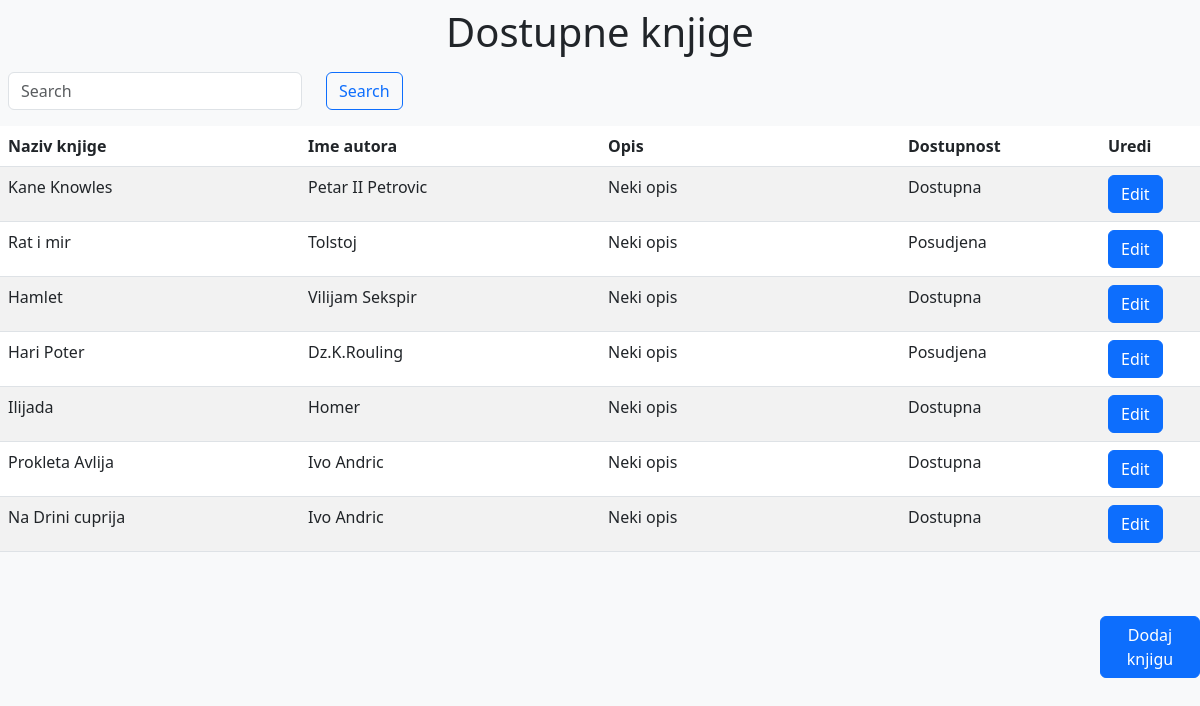
The page / on the database its author committed.
### tables this page shows
CREATE TABLE `books` (
  `id` bigint(20) NOT NULL,
  `name` varchar(50) NOT NULL,
  `author` varchar(50) NOT NULL,
  `description` text NOT NULL,
  `available` varchar(20) NOT NULL
);

### getFromDatabase.php (called while the page is built, shortened)
<?php
function getFromDatabase($con){
    $query= "SELECT * FROM `books`";
    $result= mysqli_query($con,$query);
    if($result){
        $assoc=mysqli_fetch_all($result, MYSQLI_ASSOC);
        return $assoc;
    }
}
?>

### index.php (the view, shortened to what this page needs)
<?php
include('./connection.php');
include('./getFromDatabase.php');
?>
<!DOCTYPE html>
<html lang="en">
<head>
    <link href="https://cdn.jsdelivr.net/npm/bootstrap@5.3.0-alpha1/dist/css/bootstrap.min.css" rel="stylesheet">
</head>
<body class="bg-light">
    <h1 class="text-center m-2">Dostupne knjige</h1>
    <nav class="navbar navbar-light m-2">
            <form action="index.php" method="GET" class="form-inline">
            <div class="row">
                <div class="col-10">
                    <input name="term" class="form-control mr-sm-2" type="search" placeholder="Search" aria-label="Search">
                </div>
                <div class="col-2">
                    <button class="btn btn-outline-primary my-2 my-sm-0" type="submit">Search</button>
                </div>
            </div>
            </form>
        </nav>
   <table class="table table-striped">
<thead>
    <th>Naziv knjige</th>
    <th>Ime autora</th>
    <th>Opis</th>
    <th>Dostupnost</th>
    <th>Uredi</th>
</thead>
<tbody>
<?php
                    $data = getFromDatabase($con);
                    if ($data === null)
                        echo "Nema podataka";
                    else {
                        foreach ($data as $currentElement) {
                            $id = $currentElement["id"];
                            $name = $currentElement["name"];
                            $author = $currentElement["author"];
                            $available = $currentElement["available"];
                            $description = $currentElement["description"];
                            echo "<tr>
                                    <td class=\"col-3\" id=\"name-$id\" value=\"$id\">$name</td>
                                    <td class=\"col-3\" id=\"author-$id\">$author</td>
                                    <td class=\"col-3\"id=\"description-$id\">$description</td>
                                    <td class=\"col-2\"id=\"available-$id\">$available</td>
                                    <td>
                                    <button type=\"button\" class=\"btn btn-primary\" data-toggle=\"modal\" onclick=\"window.location.href= 'editBook.php?id=$id'\" data-target=\"#exampleModal\">
                                        Edit
                                    </button>
                                    </td>
                                  </tr>";
                        }
                    }
                ?>
</tbody>
   </table>
   <button class="offset-11 btn btn-primary mt-5" onclick="window.location.href= 'addBook.php'">Dodaj knjigu</button>
</body>
</html>
</body>
</html>

### rows shown on the page
books: $id 27 (drawn), name "Kane Knowles", author "Petar II Petrovic", description "Neki opis", available "Dostupna"
books: $id 28 (drawn), name "Rat i mir", author "Tolstoj", description "Neki opis", available "Posudjena"
books: $id 29 (drawn), name "Hamlet", author "Vilijam Sekspir", description "Neki opis", available "Dostupna"
books: $id 30 (drawn), name "Hari Poter", author "Dz.K.Rouling", description "Neki opis", available "Posudjena"
books: $id 31 (drawn), name "Ilijada", author "Homer", description "Neki opis", available "Dostupna"
books: $id 32 (drawn), name "Prokleta Avlija", author "Ivo Andric", description "Neki opis", available "Dostupna"
books: $id 33 (drawn), name "Na Drini cuprija", author "Ivo Andric", description "Neki opis", available "Dostupna"
